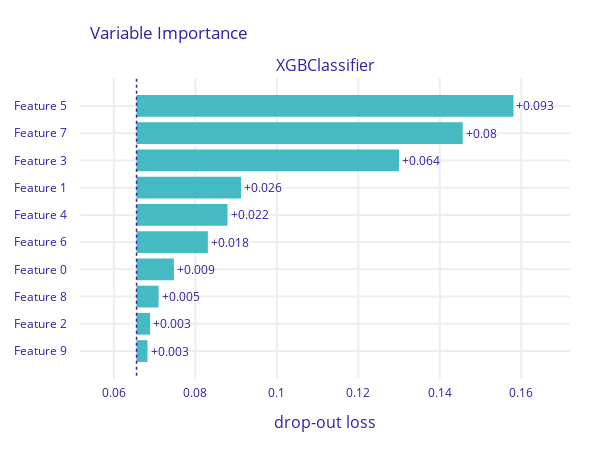

The notebook cell saved with this chart:
### Markdown cell above
# 3. For the tree-based model from (1), compare PVI with:

Here again PVI for comparison:

### Code cell
pvi.plot(show=False).update_layout(autosize=False, width=600, height=450)

### Figure 1 — Plotly figure (JSON) as saved in the notebook; plotly's stock layout.template omitted (floating-point values rounded to 4 significant figures)
{"data": [{"base": 0.06555, "hoverinfo": "text", "hoverlabel": {"bgcolor": "rgba(0, 0, 0, 0.8)"}, "hovertext": ["Model: XGBClassifier loss after<br>variable: Feature 5 is permuted: 0.158<br>Drop-out loss change: +0.093", "Model: XGBClassifier loss after<br>variable: Feature 7 is permuted: 0.146<br>Drop-out loss change: +0.08", "Model: XGBClassifier loss after<br>variable: Feature 3 is permuted: 0.13<br>Drop-out loss change: +0.064", "Model: XGBClassifier loss after<br>variable: Feature 1 is permuted: 0.091<br>Drop-out loss change: +0.026", "Model: XGBClassifier loss after<br>variable: Feature 4 is permuted: 0.088<br>Drop-out loss change: +0.022", "Model: XGBClassifier loss after<br>variable: Feature 6 is permuted: 0.083<br>Drop-out loss change: +0.018", "Model: XGBClassifier loss after<br>variable: Feature 0 is permuted: 0.075<br>Drop-out loss change: +0.009", "Model: XGBClassifier loss after<br>variable: Feature 8 is permuted: 0.071<br>Drop-out loss change: +0.005", "Model: XGBClassifier loss after<br>variable: Feature 2 is permuted: 0.069<br>Drop-out loss change: +0.003", "Model: XGBClassifier loss after<br>variable: Feature 9 is permuted: 0.068<br>Drop-out loss change: +0.003"], "marker": {"color": "#46bac2"}, "orientation": "h", "showlegend": false, "text": ["+0.093", "+0.08", "+0.064", "+0.026", "+0.022", "+0.018", "+0.009", "+0.005", "+0.003", "+0.003"], "textposition": "outside", "type": "bar", "x": [0.09253, 0.08008, 0.06443, 0.02565, 0.02233, 0.01751, 0.00918, 0.005409, 0.003324, 0.00269], "xaxis": "x", "y": ["Feature 5", "Feature 7", "Feature 3", "Feature 1", "Feature 4", "Feature 6", "Feature 0", "Feature 8", "Feature 2", "Feature 9"], "yaxis": "y"}], "layout": {"annotations": [{"font": {"size": 16}, "showarrow": false, "text": "XGBClassifier", "x": 0.5, "xanchor": "center", "xref": "paper", "y": 1, "yanchor": "bottom", "yref": "paper"}, {"font": {"size": 16}, "showarrow": false, "text": "drop-out loss", "x": 0.5, "xanchor": "center", "xref": "paper", "y": 0, "yanchor": "top", "yref": "paper", "yshift": -30}], "autosize": false, "font": {"color": "#371ea3"}, "height": 450, "margin": {"b": 71, "r": 30, "t": 78}, "shapes": [{"line": {"color": "#371ea3", "dash": "dot", "width": 1.5}, "type": "line", "x0": 0.06555, "x1": 0.06555, "xref": "x", "y0": -1, "y1": 10, "yref": "y"}], "title": {"text": "Variable Importance", "x": 0.15}, "width": 600, "xaxis": {"anchor": "y", "automargin": true, "domain": [0, 1], "fixedrange": true, "gridwidth": 2, "range": [0.05167, 0.172], "tickcolor": "white", "ticklen": 3, "ticks": "outside", "type": "linear", "zeroline": false}, "yaxis": {"anchor": "x", "automargin": true, "autorange": true, "domain": [0, 1], "fixedrange": true, "gridwidth": 2, "range": [10.03, -1.028], "tickcolor": "white", "ticklen": 10, "ticks": "outside", "type": "category"}}}
